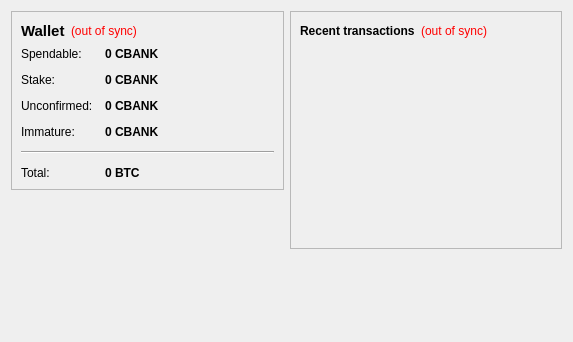
<?xml version="1.0" encoding="UTF-8"?>
<ui version="4.0">
 <class>OverviewPage</class>
 <widget class="QWidget" name="OverviewPage">
  <property name="geometry">
   <rect>
    <x>0</x>
    <y>0</y>
    <width>573</width>
    <height>342</height>
   </rect>
  </property>
  <property name="windowTitle">
   <string>Form</string>
  </property>
  <layout class="QHBoxLayout" name="horizontalLayout" stretch="1,1">
   <item>
    <layout class="QVBoxLayout" name="verticalLayout_2">
     <item>
      <widget class="QFrame" name="frame">
       <property name="frameShape">
        <enum>QFrame::StyledPanel</enum>
       </property>
       <property name="frameShadow">
        <enum>QFrame::Raised</enum>
       </property>
       <layout class="QVBoxLayout" name="verticalLayout_4">
        <item>
         <layout class="QHBoxLayout" name="horizontalLayout_4">
          <item>
           <widget class="QLabel" name="label_5">
            <property name="font">
             <font>
              <pointsize>11</pointsize>
              <weight>75</weight>
              <bold>true</bold>
             </font>
            </property>
            <property name="text">
             <string>Wallet</string>
            </property>
           </widget>
          </item>
          <item>
           <widget class="QLabel" name="labelWalletStatus">
            <property name="toolTip">
             <string>The displayed information may be out of date. Your wallet automatically synchronizes with the CryptoBank network after a connection is established, but this process has not completed yet.</string>
            </property>
            <property name="styleSheet">
             <string notr="true">QLabel { color: red; }</string>
            </property>
            <property name="text">
             <string notr="true">(out of sync)</string>
            </property>
            <property name="alignment">
             <set>Qt::AlignLeading|Qt::AlignLeft|Qt::AlignVCenter</set>
            </property>
           </widget>
          </item>
          <item>
           <spacer name="horizontalSpacer_2">
            <property name="orientation">
             <enum>Qt::Horizontal</enum>
            </property>
            <property name="sizeHint" stdset="0">
             <size>
              <width>40</width>
              <height>20</height>
             </size>
            </property>
           </spacer>
          </item>
         </layout>
        </item>
        <item>
         <layout class="QFormLayout" name="formLayout_2">
          <property name="fieldGrowthPolicy">
           <enum>QFormLayout::AllNonFixedFieldsGrow</enum>
          </property>
          <property name="horizontalSpacing">
           <number>12</number>
          </property>
          <property name="verticalSpacing">
           <number>12</number>
          </property>
          <item row="0" column="0">
           <widget class="QLabel" name="label">
            <property name="text">
             <string>Spendable:</string>
            </property>
           </widget>
          </item>
          <item row="0" column="1">
           <widget class="QLabel" name="labelBalance">
            <property name="font">
             <font>
              <weight>75</weight>
              <bold>true</bold>
             </font>
            </property>
            <property name="cursor">
             <cursorShape>IBeamCursor</cursorShape>
            </property>
            <property name="toolTip">
             <string>Your current spendable balance</string>
            </property>
            <property name="text">
             <string notr="true">0 CBANK</string>
            </property>
            <property name="textInteractionFlags">
             <set>Qt::LinksAccessibleByMouse|Qt::TextSelectableByKeyboard|Qt::TextSelectableByMouse</set>
            </property>
           </widget>
          </item>
          <item row="1" column="0">
           <widget class="QLabel" name="label_6">
            <property name="text">
             <string>Stake:</string>
            </property>
           </widget>
          </item>
          <item row="1" column="1">
           <widget class="QLabel" name="labelStake">
            <property name="font">
             <font>
              <weight>75</weight>
              <bold>true</bold>
             </font>
            </property>
            <property name="cursor">
             <cursorShape>IBeamCursor</cursorShape>
            </property>
            <property name="toolTip">
             <string>Total of coins that was staked, and do not yet count toward the current balance</string>
            </property>
            <property name="text">
             <string notr="true">0 CBANK</string>
            </property>
            <property name="textInteractionFlags">
             <set>Qt::LinksAccessibleByMouse|Qt::TextSelectableByKeyboard|Qt::TextSelectableByMouse</set>
            </property>
           </widget>
          </item>
          <item row="2" column="0">
           <widget class="QLabel" name="label_3">
            <property name="text">
             <string>Unconfirmed:</string>
            </property>
           </widget>
          </item>
          <item row="2" column="1">
           <widget class="QLabel" name="labelUnconfirmed">
            <property name="font">
             <font>
              <weight>75</weight>
              <bold>true</bold>
             </font>
            </property>
            <property name="cursor">
             <cursorShape>IBeamCursor</cursorShape>
            </property>
            <property name="toolTip">
             <string>Total of transactions that have yet to be confirmed, and do not yet count toward the current balance</string>
            </property>
            <property name="text">
             <string notr="true">0 CBANK</string>
            </property>
            <property name="textInteractionFlags">
             <set>Qt::LinksAccessibleByMouse|Qt::TextSelectableByKeyboard|Qt::TextSelectableByMouse</set>
            </property>
           </widget>
          </item>
          <item row="3" column="0">
           <widget class="QLabel" name="labelImmatureText">
            <property name="text">
             <string>Immature:</string>
            </property>
           </widget>
          </item>
          <item row="3" column="1">
           <widget class="QLabel" name="labelImmature">
            <property name="font">
             <font>
              <weight>75</weight>
              <bold>true</bold>
             </font>
            </property>
            <property name="toolTip">
             <string>Mined balance that has not yet matured</string>
            </property>
            <property name="text">
             <string notr="true">0 CBANK</string>
            </property>
            <property name="textInteractionFlags">
             <set>Qt::LinksAccessibleByMouse|Qt::TextSelectableByKeyboard|Qt::TextSelectableByMouse</set>
            </property>
           </widget>
          </item>
          <item row="4" column="0" colspan="2">
           <widget class="Line" name="line">
            <property name="orientation">
             <enum>Qt::Horizontal</enum>
            </property>
           </widget>
          </item>
          <item row="5" column="0">
           <widget class="QLabel" name="labelTotalText">
            <property name="text">
             <string>Total:</string>
            </property>
           </widget>
          </item>
          <item row="5" column="1">
           <widget class="QLabel" name="labelTotal">
            <property name="font">
             <font>
              <weight>75</weight>
              <bold>true</bold>
             </font>
            </property>
            <property name="cursor">
             <cursorShape>IBeamCursor</cursorShape>
            </property>
            <property name="toolTip">
             <string>Your current total balance</string>
            </property>
            <property name="text">
             <string notr="true">0 BTC</string>
            </property>
            <property name="textInteractionFlags">
             <set>Qt::LinksAccessibleByMouse|Qt::TextSelectableByKeyboard|Qt::TextSelectableByMouse</set>
            </property>
           </widget>
          </item>
         </layout>
        </item>
       </layout>
      </widget>
     </item>
     <item>
      <spacer name="verticalSpacer">
       <property name="orientation">
        <enum>Qt::Vertical</enum>
       </property>
       <property name="sizeHint" stdset="0">
        <size>
         <width>20</width>
         <height>40</height>
        </size>
       </property>
      </spacer>
     </item>
    </layout>
   </item>
   <item>
    <layout class="QVBoxLayout" name="verticalLayout_3">
     <item>
      <widget class="QFrame" name="frame_2">
       <property name="frameShape">
        <enum>QFrame::StyledPanel</enum>
       </property>
       <property name="frameShadow">
        <enum>QFrame::Raised</enum>
       </property>
       <layout class="QVBoxLayout" name="verticalLayout">
        <item>
         <layout class="QHBoxLayout" name="horizontalLayout_2">
          <item>
           <widget class="QLabel" name="label_4">
            <property name="text">
             <string>&lt;b&gt;Recent transactions&lt;/b&gt;</string>
            </property>
           </widget>
          </item>
          <item>
           <widget class="QLabel" name="labelTransactionsStatus">
            <property name="toolTip">
             <string>The displayed information may be out of date. Your wallet automatically synchronizes with the CryptoBank network after a connection is established, but this process has not completed yet.</string>
            </property>
            <property name="styleSheet">
             <string notr="true">QLabel { color: red; }</string>
            </property>
            <property name="text">
             <string notr="true">(out of sync)</string>
            </property>
            <property name="alignment">
             <set>Qt::AlignRight|Qt::AlignTrailing|Qt::AlignVCenter</set>
            </property>
           </widget>
          </item>
          <item>
           <spacer name="horizontalSpacer">
            <property name="orientation">
             <enum>Qt::Horizontal</enum>
            </property>
            <property name="sizeHint" stdset="0">
             <size>
              <width>40</width>
              <height>20</height>
             </size>
            </property>
           </spacer>
          </item>
         </layout>
        </item>
        <item>
         <widget class="QListView" name="listTransactions">
          <property name="styleSheet">
           <string notr="true">QListView { background: transparent; }</string>
          </property>
          <property name="frameShape">
           <enum>QFrame::NoFrame</enum>
          </property>
          <property name="verticalScrollBarPolicy">
           <enum>Qt::ScrollBarAlwaysOff</enum>
          </property>
          <property name="horizontalScrollBarPolicy">
           <enum>Qt::ScrollBarAlwaysOff</enum>
          </property>
          <property name="selectionMode">
           <enum>QAbstractItemView::NoSelection</enum>
          </property>
         </widget>
        </item>
       </layout>
      </widget>
     </item>
     <item>
      <spacer name="verticalSpacer_2">
       <property name="orientation">
        <enum>Qt::Vertical</enum>
       </property>
       <property name="sizeHint" stdset="0">
        <size>
         <width>20</width>
         <height>40</height>
        </size>
       </property>
      </spacer>
     </item>
    </layout>
   </item>
  </layout>
 </widget>
 <resources/>
 <connections/>
</ui>
